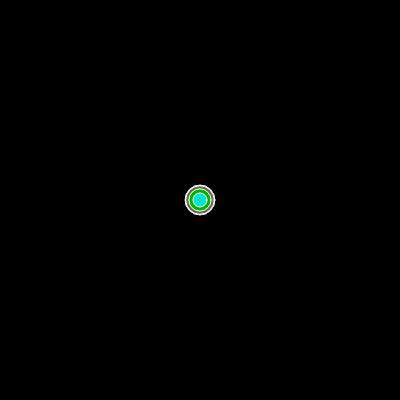
Frame 1 (no input)
Frame 60 (no input): identical to frame 1, image omitted
Frame 120 (the mouse pressed at the canvas centre since frame 60): identical to frame 1, image omitted

The p5.js sketch that drew this single still picture (run headless with seeded random() and noise() and a simulated clock; from frame 60 on, the mouse is pressed at the canvas centre):

// p5.js sketch
// ── sketch.js
let ball = [];





function setup() {
  createCanvas(400, 400);
  colorMode(HSB, 360, 100, [255]);
  gravity = createVector(0, 0.1);
  stroke(255)
  strokeWeight(1);
  for (let i = 0; i < 30; i++) {
    ball[i] = new Particle();

  }
}


function draw() {
  background(100, 0, 0, 25);
  for (var i = 0; i < 30; i++) {
    ball[i].show();
    ball[i].update();
    ball[i].isDead();
    if (mouseIsPressed) {
      ball[i].hold();

    }
  }

}
function mouseReleased() {
  for (let i = 0; i < 30; i++) {
    gravity = createVector(random(0.5, -0.5), random(-0.5, 0.5));
    ball[i].addForce(gravity);
    wind = createVector(random(-3, 3));
    ball[i].addForce(wind);

  }
 return false;
}

// ── Particle.js
class Particle {
  constructor() {
    this.pos = createVector(width/2, height/2);
    this.vel = createVector(0, 0);
    this.acc = createVector(0, 0);

    this.c = color(random(1, 255), random(1, 255), random(1, 255));
    this.w = random(10,30);

   this.particles = [];
  }

  addForce(aForce) {
    this.acc.add(aForce);
  }

  update() {
    this.checkEdge();
    this.vel.add(this.acc);
    this.pos.add(this.vel);

    this.acc.set(0, 0);
  }


  checkEdge() {
    if (this.pos.y > height) {
      this.vel.y = this.vel.y * -1;
      this.pos.y = height;
    }

    if (this.pos.x > width) {
      this.vel.x = this.vel.x * -1;
      this.pos.x = width;
    }

    if (this.pos.x < 0) {
      this.vel.x = this.vel.x * -1;
      this.pos.x = 0;
    }

    if (this.pos.y < 0) {
      this.vel.y = this.vel.y * -1;
      this.pos.y = 0;
    }
  }

    hold(){
      this.pos.x = mouseX;
    this.pos.y = mouseY;
    this.acc.set(0,0);

  }

  show() {
    fill(this.c);
    ellipse(this.pos.x, this.pos.y, this.w, this.w);

  }


 isDead() {
 if (this.pos.y > height || this.pos.x > width || this.pos.x < 0 || this.pos.y < 0)
 {
  this.c = 0;
      return true
    } else {
      return false;
    }
}

}
